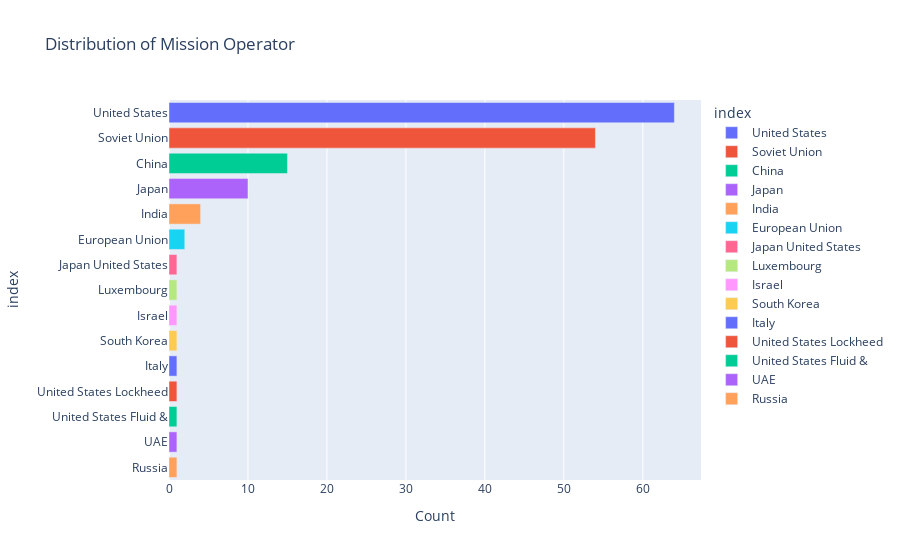

Notebook code for this chart:
### Code cell
Operator=df['Operator_Country'].value_counts()
Operator_distribution = df['Operator_Country'].value_counts()
fig_Operator = px.bar(Operator_distribution, y=Operator_distribution.index, x=Operator_distribution.values, 
                     labels={'y': 'Operator', 'x': 'Count'}, title='Distribution of Mission Operator',
                     color=Operator_distribution.index,orientation='h')  
fig_Operator.show()

### Figure 1 — Plotly figure (JSON) as saved in the notebook; plotly's stock layout.template omitted (floating-point values rounded to 4 significant figures)
{"data": [{"alignmentgroup": "True", "hovertemplate": "index=%{y}<br>Count=%{x}<extra></extra>", "legendgroup": "United States", "marker": {"color": "#636efa", "pattern": {"shape": ""}}, "name": "United States", "offsetgroup": "United States", "orientation": "h", "showlegend": true, "textposition": "auto", "type": "bar", "x": [64], "xaxis": "x", "y": ["United States"], "yaxis": "y"}, {"alignmentgroup": "True", "hovertemplate": "index=%{y}<br>Count=%{x}<extra></extra>", "legendgroup": "Soviet Union", "marker": {"color": "#EF553B", "pattern": {"shape": ""}}, "name": "Soviet Union", "offsetgroup": "Soviet Union", "orientation": "h", "showlegend": true, "textposition": "auto", "type": "bar", "x": [54], "xaxis": "x", "y": ["Soviet Union"], "yaxis": "y"}, {"alignmentgroup": "True", "hovertemplate": "index=%{y}<br>Count=%{x}<extra></extra>", "legendgroup": "China", "marker": {"color": "#00cc96", "pattern": {"shape": ""}}, "name": "China", "offsetgroup": "China", "orientation": "h", "showlegend": true, "textposition": "auto", "type": "bar", "x": [15], "xaxis": "x", "y": ["China"], "yaxis": "y"}, {"alignmentgroup": "True", "hovertemplate": "index=%{y}<br>Count=%{x}<extra></extra>", "legendgroup": "Japan", "marker": {"color": "#ab63fa", "pattern": {"shape": ""}}, "name": "Japan", "offsetgroup": "Japan", "orientation": "h", "showlegend": true, "textposition": "auto", "type": "bar", "x": [10], "xaxis": "x", "y": ["Japan"], "yaxis": "y"}, {"alignmentgroup": "True", "hovertemplate": "index=%{y}<br>Count=%{x}<extra></extra>", "legendgroup": "India", "marker": {"color": "#FFA15A", "pattern": {"shape": ""}}, "name": "India", "offsetgroup": "India", "orientation": "h", "showlegend": true, "textposition": "auto", "type": "bar", "x": [4], "xaxis": "x", "y": ["India"], "yaxis": "y"}, {"alignmentgroup": "True", "hovertemplate": "index=%{y}<br>Count=%{x}<extra></extra>", "legendgroup": "European Union", "marker": {"color": "#19d3f3", "pattern": {"shape": ""}}, "name": "European Union", "offsetgroup": "European Union", "orientation": "h", "showlegend": true, "textposition": "auto", "type": "bar", "x": [2], "xaxis": "x", "y": ["European Union"], "yaxis": "y"}, {"alignmentgroup": "True", "hovertemplate": "index=%{y}<br>Count=%{x}<extra></extra>", "legendgroup": "Japan United States", "marker": {"color": "#FF6692", "pattern": {"shape": ""}}, "name": "Japan United States", "offsetgroup": "Japan United States", "orientation": "h", "showlegend": true, "textposition": "auto", "type": "bar", "x": [1], "xaxis": "x", "y": ["Japan United States"], "yaxis": "y"}, {"alignmentgroup": "True", "hovertemplate": "index=%{y}<br>Count=%{x}<extra></extra>", "legendgroup": "Luxembourg", "marker": {"color": "#B6E880", "pattern": {"shape": ""}}, "name": "Luxembourg", "offsetgroup": "Luxembourg", "orientation": "h", "showlegend": true, "textposition": "auto", "type": "bar", "x": [1], "xaxis": "x", "y": ["Luxembourg"], "yaxis": "y"}, {"alignmentgroup": "True", "hovertemplate": "index=%{y}<br>Count=%{x}<extra></extra>", "legendgroup": "Israel", "marker": {"color": "#FF97FF", "pattern": {"shape": ""}}, "name": "Israel", "offsetgroup": "Israel", "orientation": "h", "showlegend": true, "textposition": "auto", "type": "bar", "x": [1], "xaxis": "x", "y": ["Israel"], "yaxis": "y"}, {"alignmentgroup": "True", "hovertemplate": "index=%{y}<br>Count=%{x}<extra></extra>", "legendgroup": "South Korea", "marker": {"color": "#FECB52", "pattern": {"shape": ""}}, "name": "South Korea", "offsetgroup": "South Korea", "orientation": "h", "showlegend": true, "textposition": "auto", "type": "bar", "x": [1], "xaxis": "x", "y": ["South Korea"], "yaxis": "y"}, {"alignmentgroup": "True", "hovertemplate": "index=%{y}<br>Count=%{x}<extra></extra>", "legendgroup": "Italy", "marker": {"color": "#636efa", "pattern": {"shape": ""}}, "name": "Italy", "offsetgroup": "Italy", "orientation": "h", "showlegend": true, "textposition": "auto", "type": "bar", "x": [1], "xaxis": "x", "y": ["Italy"], "yaxis": "y"}, {"alignmentgroup": "True", "hovertemplate": "index=%{y}<br>Count=%{x}<extra></extra>", "legendgroup": "United States Lockheed", "marker": {"color": "#EF553B", "pattern": {"shape": ""}}, "name": "United States Lockheed", "offsetgroup": "United States Lockheed", "orientation": "h", "showlegend": true, "textposition": "auto", "type": "bar", "x": [1], "xaxis": "x", "y": ["United States Lockheed"], "yaxis": "y"}, {"alignmentgroup": "True", "hovertemplate": "index=%{y}<br>Count=%{x}<extra></extra>", "legendgroup": "United States Fluid &", "marker": {"color": "#00cc96", "pattern": {"shape": ""}}, "name": "United States Fluid &", "offsetgroup": "United States Fluid &", "orientation": "h", "showlegend": true, "textposition": "auto", "type": "bar", "x": [1], "xaxis": "x", "y": ["United States Fluid &"], "yaxis": "y"}, {"alignmentgroup": "True", "hovertemplate": "index=%{y}<br>Count=%{x}<extra></extra>", "legendgroup": "UAE", "marker": {"color": "#ab63fa", "pattern": {"shape": ""}}, "name": "UAE", "offsetgroup": "UAE", "orientation": "h", "showlegend": true, "textposition": "auto", "type": "bar", "x": [1], "xaxis": "x", "y": ["UAE"], "yaxis": "y"}, {"alignmentgroup": "True", "hovertemplate": "index=%{y}<br>Count=%{x}<extra></extra>", "legendgroup": "Russia", "marker": {"color": "#FFA15A", "pattern": {"shape": ""}}, "name": "Russia", "offsetgroup": "Russia", "orientation": "h", "showlegend": true, "textposition": "auto", "type": "bar", "x": [1], "xaxis": "x", "y": ["Russia"], "yaxis": "y"}], "layout": {"barmode": "relative", "legend": {"title": {"text": "index"}, "tracegroupgap": 0}, "title": {"text": "Distribution of Mission Operator"}, "xaxis": {"anchor": "y", "domain": [0, 1], "title": {"text": "Count"}}, "yaxis": {"anchor": "x", "categoryarray": ["Russia", "UAE", "United States Fluid &", "United States Lockheed", "Italy", "South Korea", "Israel", "Luxembourg", "Japan United States", "European Union", "India", "Japan", "China", "Soviet Union", "United States"], "categoryorder": "array", "domain": [0, 1], "title": {"text": "index"}}}}
